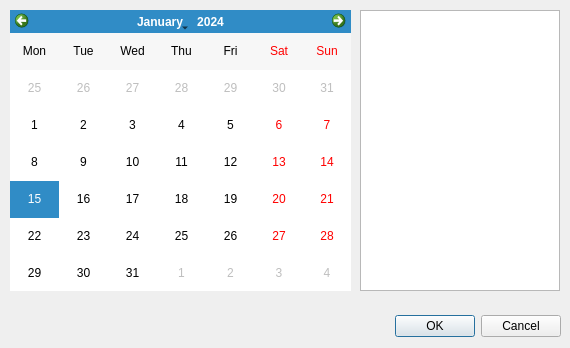
<?xml version="1.0" encoding="UTF-8"?>
<ui version="4.0">
 <class>DialogDatePicker</class>
 <widget class="QDialog" name="DialogDatePicker">
  <property name="geometry">
   <rect>
    <x>0</x>
    <y>0</y>
    <width>570</width>
    <height>348</height>
   </rect>
  </property>
  <property name="windowTitle">
   <string>Dialog</string>
  </property>
  <widget class="QDialogButtonBox" name="buttonBox">
   <property name="geometry">
    <rect>
     <x>220</x>
     <y>310</y>
     <width>341</width>
     <height>32</height>
    </rect>
   </property>
   <property name="orientation">
    <enum>Qt::Horizontal</enum>
   </property>
   <property name="standardButtons">
    <set>QDialogButtonBox::Cancel|QDialogButtonBox::Ok</set>
   </property>
  </widget>
  <widget class="QCalendarWidget" name="calendarWidget">
   <property name="geometry">
    <rect>
     <x>10</x>
     <y>10</y>
     <width>341</width>
     <height>281</height>
    </rect>
   </property>
   <property name="horizontalHeaderFormat">
    <enum>QCalendarWidget::ShortDayNames</enum>
   </property>
   <property name="verticalHeaderFormat">
    <enum>QCalendarWidget::NoVerticalHeader</enum>
   </property>
  </widget>
  <widget class="QListView" name="listView_selectedDates">
   <property name="geometry">
    <rect>
     <x>360</x>
     <y>10</y>
     <width>200</width>
     <height>281</height>
    </rect>
   </property>
  </widget>
 </widget>
 <resources/>
 <connections>
  <connection>
   <sender>buttonBox</sender>
   <signal>accepted()</signal>
   <receiver>DialogDatePicker</receiver>
   <slot>accept()</slot>
   <hints>
    <hint type="sourcelabel">
     <x>248</x>
     <y>254</y>
    </hint>
    <hint type="destinationlabel">
     <x>157</x>
     <y>274</y>
    </hint>
   </hints>
  </connection>
  <connection>
   <sender>buttonBox</sender>
   <signal>rejected()</signal>
   <receiver>DialogDatePicker</receiver>
   <slot>reject()</slot>
   <hints>
    <hint type="sourcelabel">
     <x>316</x>
     <y>260</y>
    </hint>
    <hint type="destinationlabel">
     <x>286</x>
     <y>274</y>
    </hint>
   </hints>
  </connection>
 </connections>
</ui>
